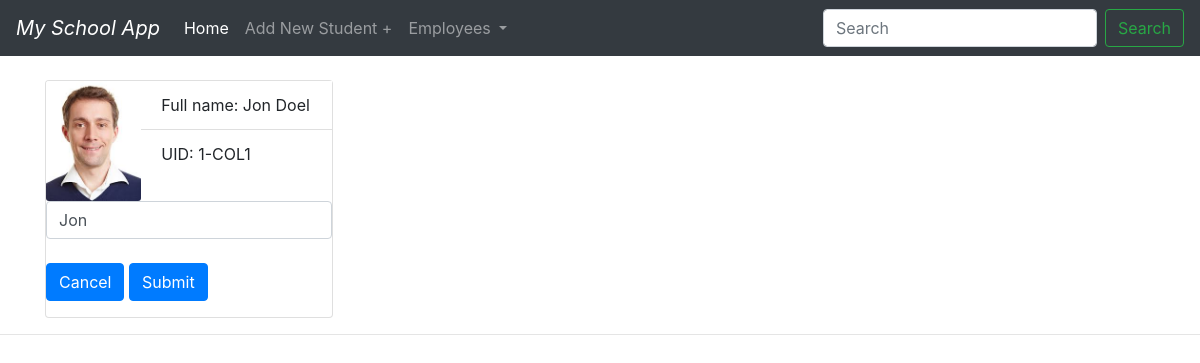
The page /update_std/1/ on the database its author committed.
### school_app/models.py (models this page shows, shortened)
class Student(models.Model):
    LANG = [
        ('English', 'English'),
        ('Hindi', 'Hindi'),
        ('Kannada', 'Kannada')]
    GENDER = [
        ('Male', 'Male'),
        ('Female', 'Female'),
        ('Other', 'Other')
    ]
    GRADES = [
        ('A', 'A'),
        ('B', 'B'),
        ('C', 'C'),
        ('D', 'D')
    ]
    f_name = models.CharField(max_length=200, null=True)
    l_name = models.CharField(max_length=200, null=True)
    m_name = models.CharField(max_length=200, null=True, blank=True)
    gender = models.CharField(max_length=200, null=True, choices=GENDER)
    grad_date = models.DateField()
    coy = models.DateField()
    email = models.EmailField(max_length=200, null=True)
    phone = models.CharField(max_length=10, null=True)
    language = models.CharField(max_length=200, null=True, choices=LANG)
    dob = models.DateField()
    parent_details = models.TextField(max_length=200, null=True, blank=True)
    picture = models.ImageField(blank=True, null=True, default="index.png")
    course = models.ForeignKey(Course, on_delete=models.CASCADE, default=None)
    grade = models.CharField(max_length=1, null=True,
                             blank=True, default=None, choices=GRADES)

### school_app/views.py (the view)
# urls.py: path('update_std/<str:pk>/', views.update_std, name='student_update'),
def update_std(request, pk):
    students = Student.objects.get(id=pk)
    form = UpdateStudent(instance=students)
    if request.method == 'POST':
        form = UpdateStudent(request.POST, request.FILES, instance=students)
        if form.is_valid():
            form.save()
            return redirect('home')
    context = {'form': form, 'students': students}
    return render(request, 'school_app/update.htm', context)

### school_app/forms.py
class UpdateStudent(ModelForm):
    class Meta:
        model = Student
        fields = '__all__'

### school_app/templates/school_app/update.htm (shortened to what this page needs)
{% extends 'school_app/main.htm' %}
{% block content %}
<br>
<div class="container">
    {% load static %}
    <div class="card mb-3" style="max-width: 18rem;">
        <div class="row no-gutters">
            <div class="col-md-4">
                <img src="{{students.picture.url}}" class="card-img">
            </div>
            <div class="col-md-8">
                <ul class="list-group list-group-flush">
                    <li class="list-group-item">Full name: {{students.f_name}} {{students.l_name}}</li>
                    <li class="list-group-item">UID: {{students.id}}-COL1</li>
            </div>
            <div class="col-md-12">
                <form method="POST" action="" enctype="multipart/form-data">
                    <div class="form-group">
                        {% load widget_tweaks %}
                        {% render_field form.f_name class="form-control" %}
                        <br>
                        <a class="btn btn-primary" href="{% url 'home' %}">Cancel</a>
                        <input type="submit" class="btn btn-primary" value="Submit">
                    </div>
                </form>
            </div>
        </div>
    </div>
</div>
<hr>
{% endblock %}

### rows shown on the page
Student: picture (picture), f_name "Jon", l_name "Doel", id "1"
